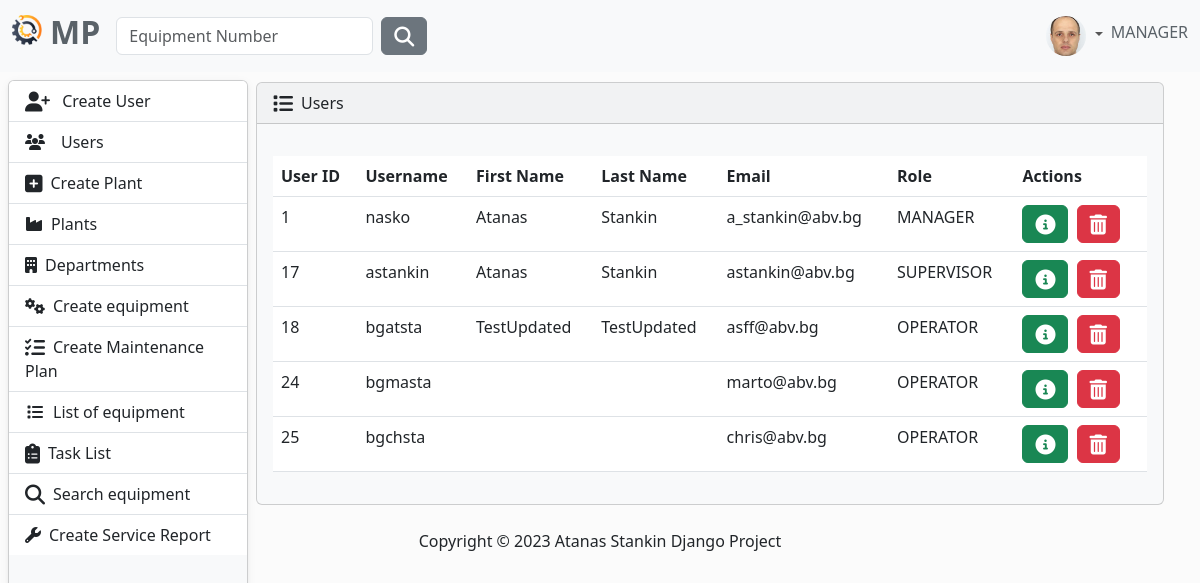
The page /user/list/ (signed in) on the database its author committed.
### MaintenancePlanner/accounts/models.py (models this page shows, shortened)
class AppUser(AbstractUser, PermissionsMixin):
    username = models.CharField(
        max_length=30,
        validators=[
            MinLengthValidator(4),
        ],
        unique=True,
    )
    first_name = models.CharField(
        max_length=30,
        validators=[
            MinLengthValidator(2),
            user_name_validator,
        ]
    )
    last_name = models.CharField(
        max_length=30,
        validators=[
            MinLengthValidator(2),
            user_name_validator,
        ]
    )
    email = models.EmailField(unique=True)
    class Role(models.TextChoices):
        MANAGER = "MANAGER", 'Manager'
        SUPERVISOR = "SUPERVISOR", 'Supervisor'
        OPERATOR = "OPERATOR", 'Operator'
    role = models.CharField(max_length=50, choices=Role.choices)
    @property
    def full_name(self):
        return f'{self.first_name} {self.last_name}'

class Profile(models.Model):
    user = models.OneToOneField(AppUser, on_delete=models.CASCADE)
    image = models.ImageField(
        default='images/default.jpg',
        null=True,
        blank=True,
        upload_to='images/'
    )

### MaintenancePlanner/accounts/views.py (the view)
# urls.py: path('list/', ListUsers.as_view(), name='users-list'),
class ListUsers(LoginRequiredMixin, AllowedUsersMixin, ListView):
    allowed_roles = ['MANAGER', 'SUPERVISOR']
    model = AppUser
    template_name = 'users-list.html'
    context_object_name = 'users'

### MaintenancePlanner/accounts/mixins.py (called while the page is built)
    def dispatch(self, request, *args, **kwargs):
        if request.user.role in self.allowed_roles:
            return super().dispatch(request, *args, **kwargs)
        else:
            return redirect('home-page')

### MaintenancePlanner/accounts/templates/users-list.html (shortened to what this page needs)
{% extends "base.html" %}
{% block content %}
        <div class="card bg-light ms-1 me-4 mb-4 mt-0">
            <div class="card-header">
                <i class="fa-solid fa-list fa-lg me-2"></i>Users
            </div>
            <div class="card-body">
                <p class="card-text">
                <div class="table-responsive">
                    <table class="table table-hover">
                        <thead>
                        <tr>
                            <th scope="col">User ID</th>
                            <th scope="col">Username</th>
                            <th scope="col">First Name</th>
                            <th scope="col">Last Name</th>
                            <th scope="col">Email</th>
                            <th scope="col">Role</th>
                            <th scope="col">Actions</th>
                        </tr>
                        </thead>
                        <tbody>
                        {% for user in  users %}
                            <tr>
                                <td>{{ user.id }}</td>
                                <td>{{ user.username }}</td>
                                <td>{{ user.first_name }}</td>
                                <td>{{ user.last_name }}</td>
                                <td>{{ user.email }}</td>
                                <td>{{ user.role }}</td>
                                <td>
                                    <button type="button" class="btn btn-success me-1"
                                            href="#" data-bs-toggle="modal"
                                            data-bs-target="#myModal{{ user.id }}">
                                        <i class="fa-solid fa-circle-info fa-lg"></i>
                                    </button>
                                    {% include 'partials/modal-profile-info.html' %}
                                    <button type="button" class="btn btn-danger me-1"
                                            href="#"
                                            data-bs-toggle="modal"
                                            data-bs-target="#myModal2{{ user.id }}">
                                        <i class="fa-solid fa-trash-can fa-lg"></i>
                                    </button>
                                </td>
                            </tr>
                        {% endfor %}
{% endblock %}

### templates/partials/navbar.html (shortened to what this page needs)
{% load static %}
<nav class="navbar navbar-expand-lg bg-light fixed-top" data-bs-theme="light">
    <div class="container-fluid">
        <a class="navbar-brand" href="{% url 'home-page' %}">
            <ul class="navbar-nav ms-auto d-flex flex-row">
                <li><img class="logo me-2" src="{% static 'img/logo.png' %}" alt="logo" height="30"></li>
                <li><h2 style="color: #5a6268; font-weight: bold">MP</h2></li>
            </ul>
        </a>
        <div class="collapse navbar-collapse" id="navbarColor01">
            {% if user.is_authenticated %}
                <form class="d-flex" method=POST action="{% url 'search-equipment' %}">
                    <input class="form-control me-sm-2" type="search" placeholder="Equipment Number"
                           name="number">
                    <button class="btn btn-secondary my-2 my-sm-0" type="submit"><i
                            class="fa-solid fa-magnifying-glass fa-lg"></i></button>
                </form>
            {% endif %}
            <ul class="navbar-nav ms-auto d-flex flex-row">
                {% if not request.user.is_authenticated %}
                    <li class="nav-item">
                        <a class="nav-link" href="{% url 'login' %}"><i
                                class="fa-solid fa-right-to-bracket fa-lg me-2"></i>Sig In
                        </a>
                    </li>
                {% else %}
                    <li class="nav-item dropdown d-flex align-items-center">
                        <div class="btn-group dropdown">
                            <a class="nav-link dropdown-toggle" data-bs-toggle="dropdown" href="#" role="button"
                               aria-haspopup="true" aria-expanded="false">
                                {% if user.profile.image %}
                                    <img src="{{ user.profile.image.url }}" class="rounded-circle" height="40"
                                         loading="lazy"/>
                                {% else %}
                                    <img src="{% static 'img/profile-img.png' %}" class="rounded-circle" height="40"
                                         loading="lazy"/>
                                {% endif %}
                            </a>
                        </div>
                        <h6 style="color: #5a6268">{{ request.user.role }}</h6>
                    </li>
                {% endif %}
            </ul>
        </div>
    </div>
</nav>

### static/css/body.css (style rules this page uses)
body { background-color: #fbfbfb; }

### rows shown on the page
AppUser: profile.image (picture), user.role "MANAGER", id "1", username "nasko", first_name "Atanas", last_name "Stankin", email "a_stankin@abv.bg", role "MANAGER"
AppUser: id "17", username "astankin", first_name "Atanas", last_name "Stankin", email "astankin@abv.bg", role "SUPERVISOR"
AppUser: id "18", username "bgatsta", first_name "TestUpdated", last_name "TestUpdated", email "asff@abv.bg", role "OPERATOR"
AppUser: id "24", username "bgmasta", email "marto@abv.bg", role "OPERATOR"
AppUser: id "25", username "bgchsta", email "chris@abv.bg", role "OPERATOR"
